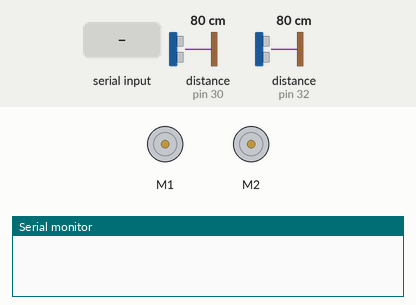
The sketch below on a simulated Arduino Mega 2560, built with avr-gcc and run on an emulated ATmega2560. On the bench: 2 × DC motor (green arrow = forward, orange = backward, longer = faster), the last lines printed to the serial monitor. The inputs (shaded band) are chosen by the test bench; at power-on: distance to the obstacle (sensors on pin 30, pin 32) 80 cm. The echo pulse lasts 58.3 µs per cm; the ROS host is connected and sends only what is stated.

Above: at 1.2 s.
1.3 s: "1" received over Serial
At 2.5 s:
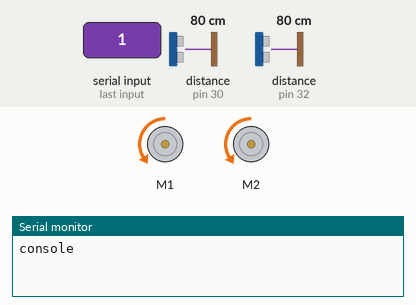
At 4.0 s:
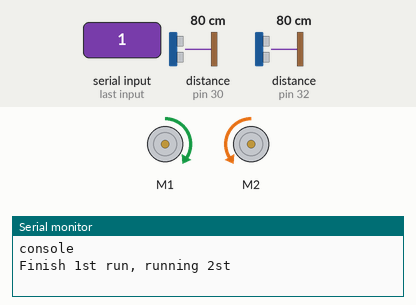
4.3 s: "0" received over Serial
At 9.9 s:
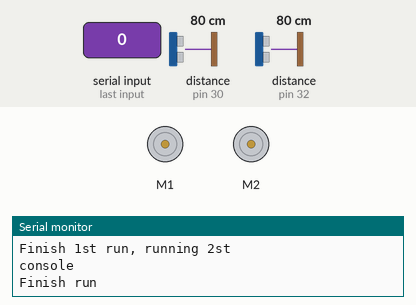
Timing chart, 0 to 11.4 s (numbered marks = the images above; inputs shaded):
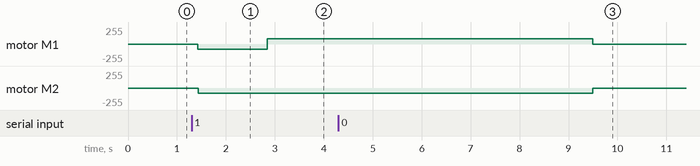

Measured:
- after the input at 1.3 s, motor M1: stopped → backward 76/255 after 0.13 s, → forward 76/255 1.4 s later; motor M2: stopped → backward 76/255 after 0.13 s
- after the input at 4.3 s, motor M1: forward 76/255 → stopped after 5.2 s instead of 0.66 s; motor M2: backward 76/255 → stopped after 5.2 s instead of 0.66 s

The sketch:

sketch_nov04a.ino
```cpp
#include <ros.h>
#include <geometry_msgs/Twist.h>

ros::NodeHandle nh;
void car_cmd (const geometry_msgs::Twist& toggle_mag);
ros::Subscriber<geometry_msgs::Twist> sub_car("car_cmd", &car_cmd);

#include "DualMC33926MotorShield.h"
DualMC33926MotorShield md;

#include <SR04.h>
#define TRIG_PIN1 30
#define ECHO_PIN1 31
#define TRIG_PIN2 32
#define ECHO_PIN2 33
SR04 sensorRight = SR04(ECHO_PIN1, TRIG_PIN1);
SR04 sensorLeft  = SR04(ECHO_PIN2, TRIG_PIN2);

#define stopDistance 20
#define loopDelay    80

void setup() {
  Serial.begin(115200);
  md.init();
  nh.initNode();
  nh.subscribe(sub_car);
}

boolean stop_cmd = false;
boolean isRunningPic = false;

unsigned long start_time = 0;
unsigned long duration = 0;
int nextM1Speed = 0;
int nextM2Speed = 0;
unsigned long nextduration = 0;

void loop() {
  nh.spinOnce();
  readConsole();
  stopIfFault();
  delay(loopDelay);
}

boolean stopIfFault() {
  if (isFault() == true) {
    stop_cmd = false;
    duration = 0;
    nextduration = 0;
    isRunningPic = false;
    run_car(0, 0, 0);
  }
}

boolean isFault() {
  if (md.getFault()) {
    Serial.println("fault");
    return true;
  }
  if (stop_cmd == true) {
    Serial.println("Stop by command");
    return true;
  }
  if (duration != 0 && millis() - start_time >= duration) {
    if (nextduration != 0) {
      Serial.println("Finish 1st run, running 2st");
      run_car(nextM1Speed, nextM2Speed, nextduration);
      nextduration = 0;
    } else {
      Serial.println("Finish run");
      return true;
    }
  }
  long distanceRight = sensorRight.Distance();
  long distanceLeft  = sensorLeft.Distance();
  if (distanceRight > 0 && distanceRight <= stopDistance &&
      distanceLeft > 0 && distanceLeft <= stopDistance) {
    Serial.println("stop by obstacle");
    return true;
  }
  return false;
}

void car_cmd (const geometry_msgs::Twist& toggle_mag) {
  int cmd_type = toggle_mag.linear.x;
  int cmd_data = toggle_mag.linear.y;
  if (cmd_type == 1) { // pic cmd
    if (isRunningPic == true) return;
    isRunningPic = true;
    switch (cmd_data) {
      case 1: //forward cat
        run_car(120, -120, 2000);
        break;
      case 2: //back bicycle
        run_car(-120, 120, 2000);
        break;
      case 3: //right sofa
        run_car(-120, -120, 7000);
        break;
      case 4: //left dog
        run_car(120, 120, 7000);
        break;
      case 5: //right forward train
        run_car2(-120, -120, 1600, 120, -120, 2000);
        break;
      case 6: //left forward car
        run_car2(120, 120, 1600, 120, -120, 2000);
        break;
    }
  } else { // car cmd
    isRunningPic = false;
    switch (cmd_data) {
      case 1: //forward
        run_car(120, -120, 2000);
        break;
      case 2: //left
        run_car(120, 120, 1600);
        break;
      case 3: //right
        run_car(-120, -120, 1600);
        break;
      case 4: //backword
        run_car(-120, 120, 2000);
        break;
      case 5: //stop
        stop_cmd = true;
        break;
    }
  }
}

void run_car(int M1Speed, int M2Speed, int _duration) {
  md.setSpeeds(M1Speed, M2Speed);
  start_time = millis();
  duration = _duration;
  nextduration = 0;
}

void run_car2(int M1Speed, int M2Speed, int _duration, int _nextM1Speed, int _nextM2Speed, int _nextduration) {
  run_car(M1Speed, M2Speed, _duration);
  nextM1Speed = _nextM1Speed;
  nextM2Speed = _nextM2Speed;
  nextduration = _nextduration;
}

int msg = 1;
void readConsole() {
  String comdata = "";
  while (Serial.available() > 0) {
    comdata += char(Serial.read());
    delay(10);
  }
  if (comdata.length() > 0) {
    Serial.println("console");
    switch (msg++) {
      case 1:
        run_car2(-120, -120, 1400, 120, -120, 2000);
        break;
      case 2:
        run_car(120, -120, 5000);
        break;
      case 3:
        stop_cmd = true;
        break;
      case 4:
        run_car2(-120, -120, 1400, 120, -120, 2000);
        break;
      case 5:
        run_car2(-120, -120, 1400, 120, -120, 2000);
        break;
    }
  }
}
```
